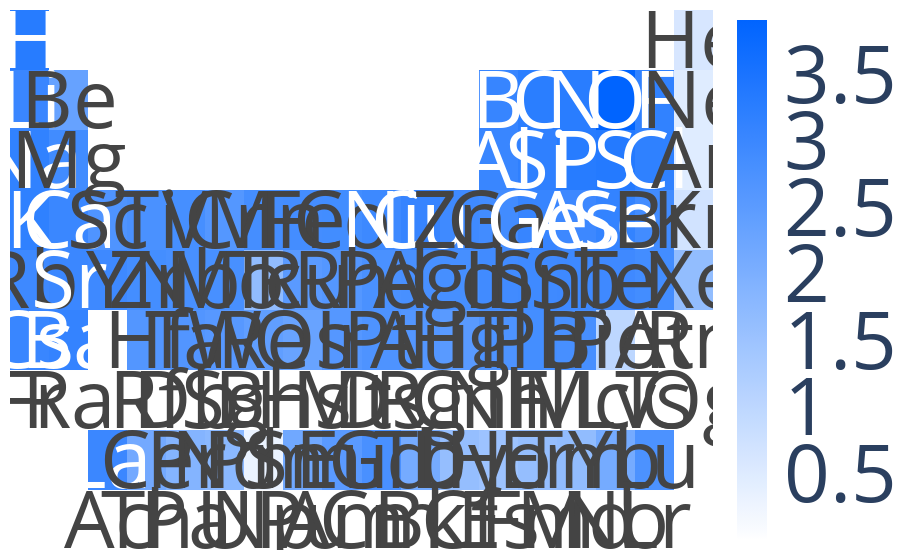

The code cell stored with this chart in its notebook:
### Code cell
import numpy as np
import plotly.express as px
from collections import defaultdict
from pymatgen.core import Composition

def create_colorscale(c1, c2, n=50):
    """
    Return a Plotly colorscale from RGB tuples (0-255).
    """
    c1 = np.array(c1, dtype=float)
    c2 = np.array(c2, dtype=float)
    y = np.linspace(0, 1, n)
    scale = []
    for t in y:
        c = (1 - t) * c1 + t * c2
        scale.append([float(t), f"rgb({int(c[0])},{int(c[1])},{int(c[2])})"])
    return scale

# --- Periodic table (symbols & names) ----------------------------------------
# (Trailing spaces removed; superheavy element names updated)
symbol = [
    ['H',  '',   '',   '',   '',   '',   '',   '',   '',   '',   '',   '',   '',   '',   '',   '',   '',   'He'],
    ['Li', 'Be', '',   '',   '',   '',   '',   '',   '',   '',   '',   '',   'B',  'C',  'N',  'O',  'F',  'Ne'],
    ['Na', 'Mg', '',   '',   '',   '',   '',   '',   '',   '',   '',   '',   'Al', 'Si', 'P',  'S',  'Cl', 'Ar'],
    ['K',  'Ca', 'Sc', 'Ti', 'V',  'Cr', 'Mn', 'Fe', 'Co', 'Ni', 'Cu', 'Zn', 'Ga', 'Ge', 'As', 'Se', 'Br', 'Kr'],
    ['Rb', 'Sr', 'Y',  'Zr', 'Nb', 'Mo', 'Tc', 'Ru', 'Rh', 'Pd', 'Ag', 'Cd', 'In', 'Sn', 'Sb', 'Te', 'I',  'Xe'],
    ['Cs', 'Ba', '',   'Hf', 'Ta', 'W',  'Re', 'Os', 'Ir', 'Pt', 'Au', 'Hg', 'Tl', 'Pb', 'Bi', 'Po', 'At', 'Rn'],
    ['Fr', 'Ra', '',   'Rf', 'Db', 'Sg', 'Bh', 'Hs', 'Mt', 'Ds', 'Rg', 'Cn', 'Nh', 'Fl', 'Mc', 'Lv', 'Ts', 'Og'],
    ['',   '',   'La', 'Ce', 'Pr', 'Nd', 'Pm', 'Sm', 'Eu', 'Gd', 'Tb', 'Dy', 'Ho', 'Er', 'Tm', 'Yb', 'Lu', ''],
    ['',   '',   'Ac', 'Th', 'Pa', 'U',  'Np', 'Pu', 'Am', 'Cm', 'Bk', 'Cf', 'Es', 'Fm', 'Md', 'No', 'Lr', '']
]

element = [
    ['Hydrogen', '', '', '', '', '', '', '', '', '', '', '', '', '', '', '', '', 'Helium'],
    ['Lithium', 'Beryllium', '', '', '', '', '', '', '', '', '', '', 'Boron', 'Carbon', 'Nitrogen', 'Oxygen', 'Fluorine', 'Neon'],
    ['Sodium', 'Magnesium', '', '', '', '', '', '', '', '', '', '', 'Aluminium', 'Silicon', 'Phosphorus', 'Sulfur', 'Chlorine', 'Argon'],
    ['Potassium', 'Calcium', 'Scandium', 'Titanium', 'Vanadium', 'Chromium', 'Manganese', 'Iron', 'Cobalt', 'Nickel',
     'Copper', 'Zinc', 'Gallium', 'Germanium', 'Arsenic', 'Selenium', 'Bromine', 'Krypton'],
    ['Rubidium', 'Strontium', 'Yttrium', 'Zirconium', 'Niobium', 'Molybdenum', 'Technetium', 'Ruthenium', 'Rhodium',
     'Palladium', 'Silver', 'Cadmium', 'Indium', 'Tin', 'Antimony', 'Tellurium', 'Iodine', 'Xenon'],
    ['Cesium', 'Barium', '', 'Hafnium', 'Tantalum', 'Tungsten', 'Rhenium', 'Osmium', 'Iridium', 'Platinum',
     'Gold', 'Mercury', 'Thallium', 'Lead', 'Bismuth', 'Polonium', 'Astatine', 'Radon'],
    ['Francium', 'Radium', '', 'Rutherfordium', 'Dubnium', 'Seaborgium', 'Bohrium', 'Hassium', 'Meitnerium',
     'Darmstadtium', 'Roentgenium', 'Copernicium', 'Nihonium', 'Flerovium', 'Moscovium', 'Livermorium', 'Tennessine', 'Oganesson'],
    ['', '', 'Lanthanum', 'Cerium', 'Praseodymium', 'Neodymium', 'Promethium', 'Samarium', 'Europium', 'Gadolinium',
     'Terbium', 'Dysprosium', 'Holmium', 'Erbium', 'Thulium', 'Ytterbium', 'Lutetium', ''],
    ['', '', 'Actinium', 'Thorium', 'Protactinium', 'Uranium', 'Neptunium', 'Plutonium', 'Americium', 'Curium',
     'Berkelium', 'Californium', 'Einsteinium', 'Fermium', 'Mendelevium', 'Nobelium', 'Lawrencium', '']
]

# --- Build the Z-matrix of counts aligned to periodic table -------------------
Z = []
for row in symbol:
    Z_row = []
    for sym in row:
        s = sym.strip()
        Z_row.append(distribution_elements[s] if s else 0)
    Z.append(Z)

# Oops—fix (the above accidentally appends Z to itself); correct version:
Z = []
for row in symbol:
    Z_row = []
    for sym in row:
        s = sym.strip()
        Z_row.append(distribution_elements[s] if s else 0)
    Z.append(Z_row)

Z = np.array(Z, dtype=float)
Z_log = np.log(Z+1)/np.log(10)

# Colorscale (white -> deep blue)
colorscale = create_colorscale((255, 255, 255), (0, 100, 255), n=50)

# --- Plot ---------------------------------------------------------------------
fig = px.imshow(
    Z_log,
    color_continuous_scale=colorscale,
    aspect="auto",
)

fig.update_traces(
    text=symbol,
    texttemplate="%{text}",
    textfont_size=80,
    customdata=element,
    hovertemplate=(
        "Symbol: %{text}<br>"
        "Name: %{customdata}<br>"
        "Count: %{z}<extra></extra>"
    ),
)

fig.update_xaxes(visible=False)
fig.update_yaxes(visible=False)
fig.update_coloraxes(showscale=True)
fig.update_layout(
    font=dict(size=80),
    margin=dict(l=10, r=10, t=10, b=10),
)
fig.show()
fig.write_image(os.path.join(fig_folder,'element_representation.png'),width=15*300, height=10*300, scale=1)

### Figure 1 — Plotly figure (JSON) as saved in the notebook; plotly's stock layout.template omitted (floating-point values rounded to 4 significant figures; data arrays with more than 128 entries replaced by an {"elided": "..."} marker saying what was removed)
{"data": [{"coloraxis": "coloraxis", "customdata": {"elided": "9x18 str values"}, "hovertemplate": "Symbol: %{text}<br>Name: %{customdata}<br>Count: %{z}<extra></extra>", "name": "0", "text": {"elided": "9x18 str values"}, "textfont": {"size": 80}, "texttemplate": "%{text}", "type": "heatmap", "xaxis": "x", "yaxis": "y", "z": {"elided": "9x18 float values"}}], "layout": {"coloraxis": {"colorscale": [[0, "rgb(255,255,255)"], [0.02041, "rgb(249,251,255)"], [0.04082, "rgb(244,248,254)"], [0.06122, "rgb(239,245,255)"], [0.08163, "rgb(234,242,255)"], [0.102, "rgb(228,239,255)"], [0.1224, "rgb(223,236,255)"], [0.1429, "rgb(218,232,255)"], [0.1633, "rgb(213,229,255)"], [0.1837, "rgb(208,226,255)"], [0.2041, "rgb(202,223,255)"], [0.2245, "rgb(197,220,255)"], [0.2449, "rgb(192,217,255)"], [0.2653, "rgb(187,213,255)"], [0.2857, "rgb(182,210,255)"], [0.3061, "rgb(176,207,255)"], [0.3265, "rgb(171,204,255)"], [0.3469, "rgb(166,201,255)"], [0.3673, "rgb(161,198,255)"], [0.3878, "rgb(156,194,255)"], [0.4082, "rgb(150,191,254)"], [0.4286, "rgb(145,188,254)"], [0.449, "rgb(140,185,255)"], [0.4694, "rgb(135,182,255)"], [0.4898, "rgb(130,179,255)"], [0.5102, "rgb(124,175,255)"], [0.5306, "rgb(119,172,255)"], [0.551, "rgb(114,169,255)"], [0.5714, "rgb(109,166,255)"], [0.5918, "rgb(104,163,255)"], [0.6122, "rgb(98,160,255)"], [0.6327, "rgb(93,156,255)"], [0.6531, "rgb(88,153,255)"], [0.6735, "rgb(83,150,255)"], [0.6939, "rgb(78,147,255)"], [0.7143, "rgb(72,144,255)"], [0.7347, "rgb(67,141,255)"], [0.7551, "rgb(62,137,255)"], [0.7755, "rgb(57,134,255)"], [0.7959, "rgb(52,131,255)"], [0.8163, "rgb(46,128,255)"], [0.8367, "rgb(41,125,255)"], [0.8571, "rgb(36,122,255)"], [0.8776, "rgb(31,118,255)"], [0.898, "rgb(26,115,255)"], [0.9184, "rgb(20,112,255)"], [0.9388, "rgb(15,109,255)"], [0.9592, "rgb(10,106,255)"], [0.9796, "rgb(5,103,255)"], [1, "rgb(0,100,255)"]], "showscale": true}, "font": {"size": 80}, "margin": {"b": 10, "l": 10, "r": 10, "t": 10}, "xaxis": {"anchor": "y", "domain": [0, 1], "visible": false}, "yaxis": {"anchor": "x", "autorange": "reversed", "domain": [0, 1], "visible": false}}}
